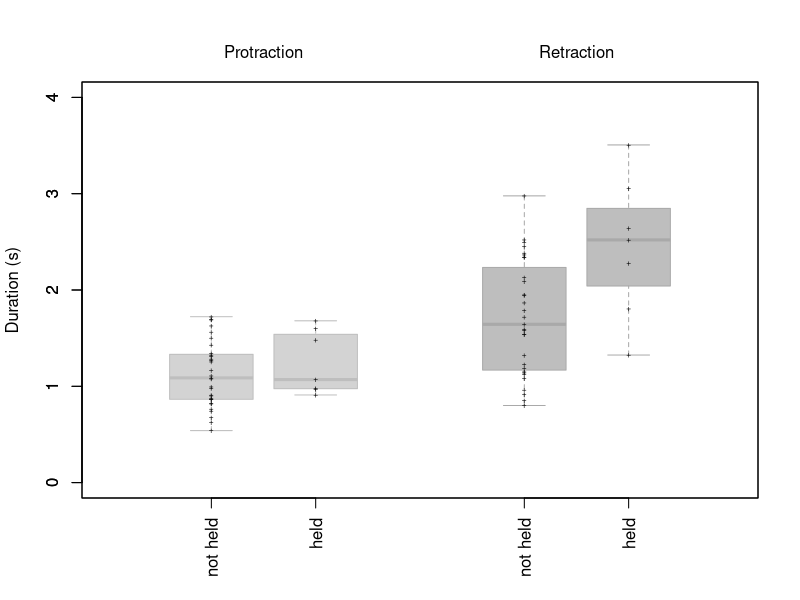

The R script that drew this image:
#!/usr/bin/Rscript

# read in the data for the non-held case
d <- read.csv("data_with_failed_sbm_ig_noRNLF_fixed.csv")
s <- d$StartB6B9;
e <- d$EndB3;
e[is.na(e) | e < d$EndB6B9] = d$EndB6B9[is.na(e) | e < d$EndB6B9];
sel=(d$Behavior == "thin swallow" & (d$Animal == "Q30" | d$Animal == "Q19")
     & !is.na(e-s));
unheldRetractionTimes = (e - s)[sel];
unheldProtractionTimes = (d$EndI2 - d$StartI2)[sel]


# read in the data for the held case
dh <- read.csv("HeldTimings.csv");
heldRetractionTimes = (dh$secondBlock + dh$thirdBlock)[dh$held == "True"];
heldProtractionTimes = na.omit((dh$I2End - dh$I2FirstSpike)[dh$held == "True"])

# save the figure as a pdf
pdf("boxplot-held-protraction-retraction.pdf", 5, 5);

# human-readable labels for each of the groups
group_labels=c("not held", "held")

boxplot(
    unheldProtractionTimes, heldProtractionTimes,
    #names=c("free seaweed", "held seaweed"),
    ylab="Duration (s)",
    border="gray", #boxwex=0.5,
    xlim=c(0,6), ylim=c(0, 4)
);
stripchart(
    list(unheldProtractionTimes, heldProtractionTimes),
    vertical=T, add=T, pch="+", cex=0.5
);
boxplot(
    unheldRetractionTimes, heldRetractionTimes,
    names=c("", ""),
    border="darkgray", col="gray", #boxwex=0.5,
    add=T, at=1:2 + 3
);
stripchart(
    list(unheldRetractionTimes, heldRetractionTimes),
    vertical=T, add=T, pch="+", cex=0.5,
    at=1:2 + 3
);

# R doesn't handle multi-line tick labels well, so we'll draw them manually
for (i in 1:length(group_labels)) {
    mtext(group_labels[i], at=i, side=1, line=1, las=2);
    mtext(group_labels[i], at=i + 3, side=1, line=1, las=2);
}
mtext("Protraction", at=1.5, side=3, line=1, las=0);
mtext("Retraction", at=1.5 + 3, side=3, line=1, las=0);

# print out key statistics
print("Protraction:");
print(wilcox.test(unheldProtractionTimes, heldProtractionTimes))
print("Retraction:");
print(wilcox.test(unheldRetractionTimes, heldRetractionTimes))
print(paste("Held:    animals: ", length(unique(dh$animal[dh$held == "True"])),
    ", patterns: ", length(heldProtractionTimes)));
print(paste("Unheld:    animals: ", length(unique(d$Animal[sel])),
    ", patterns: ", length(unheldProtractionTimes)));

# close the pdf file
dev.off();
